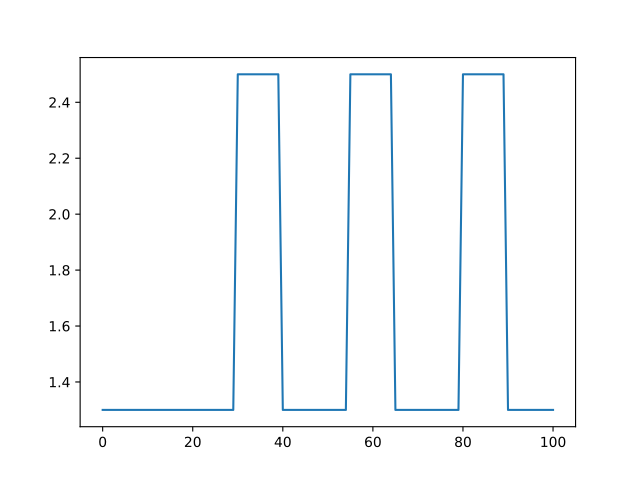

The script that drew this image:
import power1d

obj = power1d.geom.SquareTooth( Q=101, q0=30, q1=40, x0=1.3, x1=2.5, dq=15 )
obj.plot()
